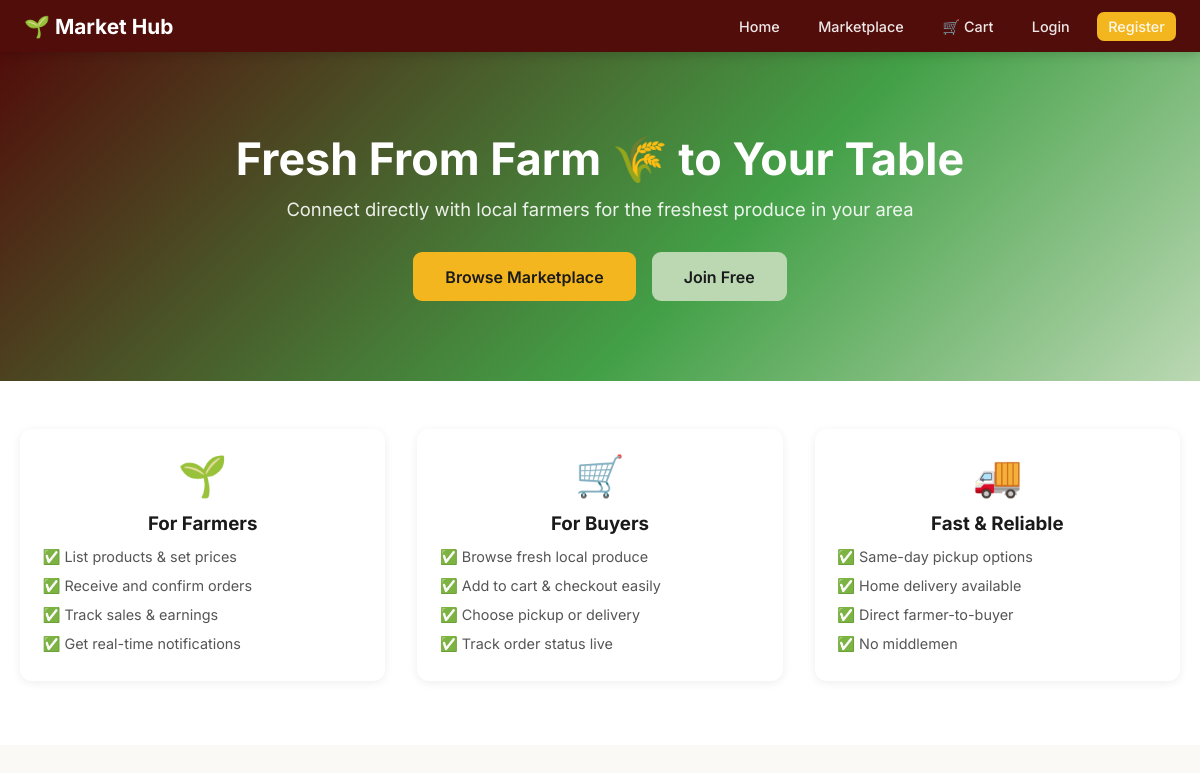
The app's page /, older data.
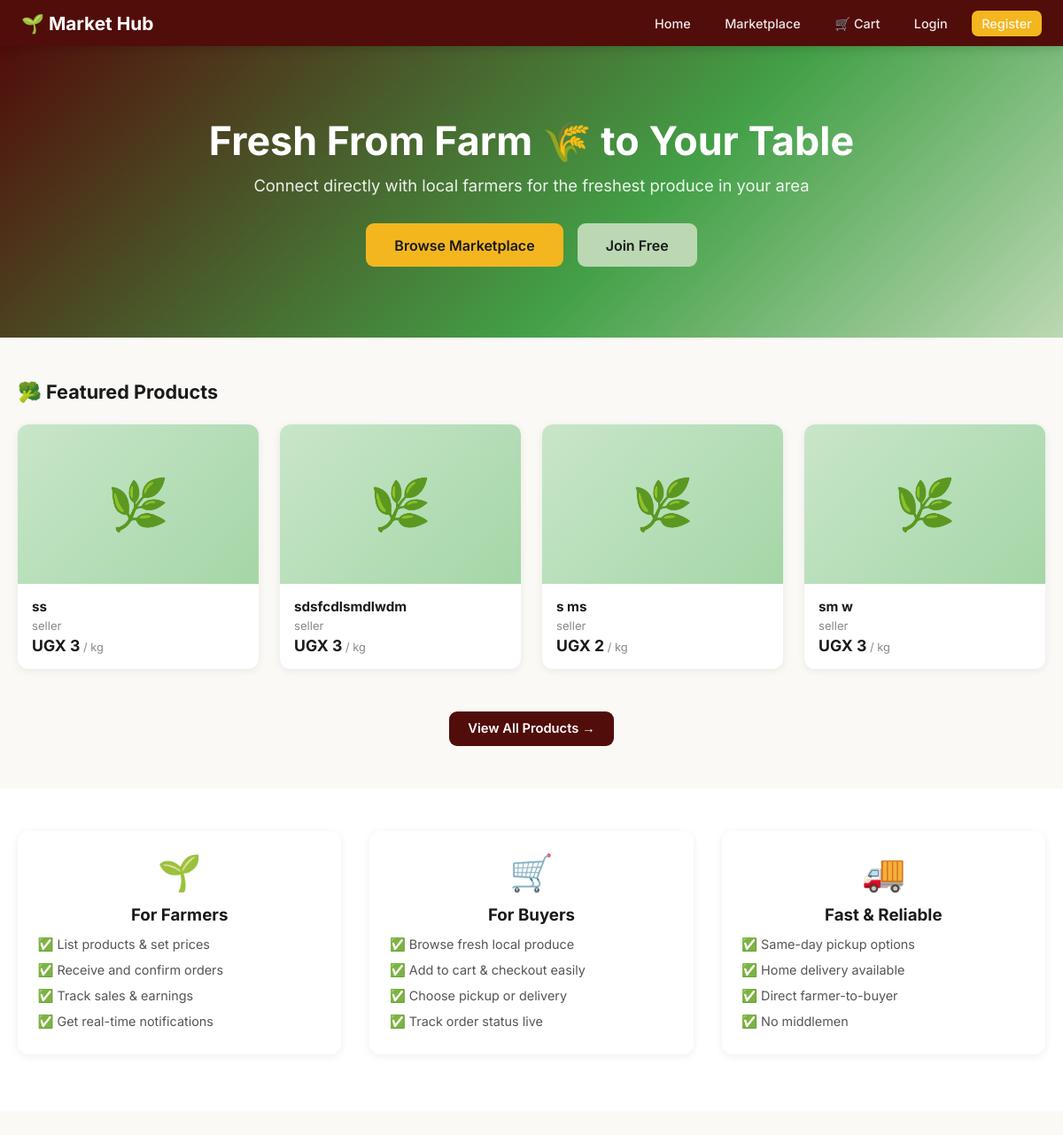
The same page, newer data.
### farmersmarket/models.py (models this page shows, shortened)
class Product(models.Model):
    CURRENCY_CHOICES = [
        ('UGX', 'UGX - Ugandan Shilling'),
        ('KES', 'KES - Kenyan Shilling'),
        ('TZS', 'TZS - Tanzanian Shilling'),
        ('USD', 'USD - US Dollar'),
        ('EUR', 'EUR - Euro'),
        ('GBP', 'GBP - British Pound'),
    ]
    UNIT_CHOICES = [
        ('kg', 'kg'), ('g', 'g (grams)'), ('bunch', 'Bunch'),
        ('piece', 'Piece'), ('litre', 'Litre'),
        ('crate', 'Crate'), ('bag', 'Bag'), ('dozen', 'Dozen'),
    ]
    CATEGORY_CHOICES = [
        ('vegetables', '🥬 Vegetables'),
        ('fruits', '🍎 Fruits'),
        ('grains', '🌾 Grains & Cereals'),
        ('dairy', '🥛 Dairy & Eggs'),
        ('herbs', '🌿 Herbs & Spices'),
        ('legumes', '🫘 Legumes & Pulses'),
        ('roots', '🥕 Roots & Tubers'),
        ('other', '📦 Other'),
    ]
    crop_name = models.CharField(max_length=100,validators=[
        RegexValidator(
            regex=r"^[A-Za-z\s'-]+$",
            message="Crop name can only contain letters, spaces, hyphens, and apostrophes."
        )
    ])
    category = models.CharField(max_length=20, choices=CATEGORY_CHOICES, default='other', blank=True)
    quantity_available = models.PositiveIntegerField()
    unit = models.CharField(max_length=20, choices=UNIT_CHOICES, default='kg')
    price = models.DecimalField(max_digits=10, decimal_places=2)
    currency = models.CharField(max_length=3, choices=CURRENCY_CHOICES, default='UGX')
    harvest_date = models.DateField(null=True, blank=True, help_text="When was this harvested?")
    farmer = models.ForeignKey(Farmer, on_delete=models.CASCADE, related_name='products')
    description = models.TextField(blank=True, null=True)
    image = models.ImageField(upload_to='product_images/', blank=True, null=True)
    is_available = models.BooleanField(default=True)
    created_at = models.DateTimeField(auto_now_add=True)
    updated_at = models.DateTimeField(auto_now=True)

class Farmer(models.Model):
    user = models.OneToOneField(User, on_delete=models.CASCADE, null=True, blank=True)
    name = models.CharField(max_length=100)
    contact = models.CharField(max_length=20)
    address = models.CharField(max_length=200)

### farmersmarket/views.py (the view)
# urls.py: path('', home, name='home'),
def home(request):
    products = Product.objects.filter(is_available=True).order_by('-created_at')[:4]
    return render(request, 'home.html', {'products': products})

### farmersmarket/context_processors.py (called while the page is built, shortened)
def theme_config(request):
    ctx = {'THEME_CONFIG': settings.THEME_CONFIG}
    cart = request.session.get('cart', {})
    ctx['cart_count'] = sum(cart.values()) if cart else 0
    ctx['unread_notif_count'] = 0
    ctx['latest_notifs'] = []
    return ctx

### farmersmarket/templates/home.html
{% extends 'base.html' %}
{% block content %}
<div class="hero">
  <h1>Fresh From Farm 🌾 to Your Table</h1>
  <p>Connect directly with local farmers for the freshest produce in your area</p>
  <div style="display:flex; gap:1rem; justify-content:center; flex-wrap:wrap;">
    <a href="{% url 'marketplace' %}" class="btn btn-accent" style="font-size:1rem; padding:.9rem 2rem;">Browse Marketplace</a>
    {% if not user.is_authenticated %}
      <a href="{% url 'register' %}" class="btn btn-secondary" style="font-size:1rem; padding:.9rem 2rem;">Join Free</a>
    {% endif %}
  </div>
</div>
{% if products %}
<div class="container" style="margin-top:3rem; margin-bottom:1rem;">
  <h2 style="color:var(--primary-color); margin-bottom:1.5rem; font-size:1.35rem;">🥦 Featured Products</h2>
  <div style="display:grid; grid-template-columns:repeat(auto-fill,minmax(240px,1fr)); gap:1.5rem; margin-bottom:2rem;">
    {% for product in products %}
      <div class="card" style="padding:0; overflow:hidden; transition:transform .25s,box-shadow .25s;"
           onmouseover="this.style.transform='translateY(-5px)'; this.style.boxShadow='0 12px 28px rgba(0,0,0,.12)'"
           onmouseout="this.style.transform=''; this.style.boxShadow=''">
        {% if product.image %}
          <img src="{{ product.image.url }}" alt="{{ product.crop_name }}"
               style="width:100%; height:180px; object-fit:cover;">
        {% else %}
          <div style="width:100%; height:180px; background:linear-gradient(135deg,#c8e6c9,#a5d6a7); display:flex; align-items:center; justify-content:center; font-size:3.5rem;">🌿</div>
        {% endif %}
        <div style="padding:1rem;">
          <h3 style="color:var(--primary-color); font-size:.95rem;">{{ product.crop_name }}</h3>
          <p style="color:#888; font-size:.82rem; margin:.25rem 0;">{{ product.farmer.name }}</p>
          <p style="font-weight:700; font-size:1.1rem;">UGX {{ product.price|floatformat:0 }}<span style="font-size:.8rem; color:#888; font-weight:400;"> / {{ product.get_unit_display }}</span></p>
        </div>
      </div>
    {% endfor %}
  </div>
  <div style="text-align:center; margin-bottom:3rem;">
    <a href="{% url 'marketplace' %}" class="btn btn-primary">View All Products →</a>
  </div>
</div>
{% endif %}
<div style="background:white; padding:3rem 0;">
  <div class="container">
    <div style="display:grid; grid-template-columns:repeat(auto-fit,minmax(260px,1fr)); gap:2rem;">
      <div class="card" style="text-align:center;">
        <div style="font-size:2.5rem; margin-bottom:.75rem;">🌱</div>
        <h3 style="color:var(--primary-color); margin-bottom:.5rem;">For Farmers</h3>
        <ul style="list-style:none; line-height:2; color:#555; font-size:.9rem; text-align:left;">
          <li>✅ List products & set prices</li>
          <li>✅ Receive and confirm orders</li>
          <li>✅ Track sales & earnings</li>
          <li>✅ Get real-time notifications</li>
        </ul>
      </div>
      <div class="card" style="text-align:center;">
        <div style="font-size:2.5rem; margin-bottom:.75rem;">🛒</div>
        <h3 style="color:var(--primary-color); margin-bottom:.5rem;">For Buyers</h3>
        <ul style="list-style:none; line-height:2; color:#555; font-size:.9rem; text-align:left;">
          <li>✅ Browse fresh local produce</li>
          <li>✅ Add to cart & checkout easily</li>
          <li>✅ Choose pickup or delivery</li>
          <li>✅ Track order status live</li>
        </ul>
      </div>
      <div class="card" style="text-align:center;">
        <div style="font-size:2.5rem; margin-bottom:.75rem;">🚚</div>
        <h3 style="color:var(--primary-color); margin-bottom:.5rem;">Fast & Reliable</h3>
        <ul style="list-style:none; line-height:2; color:#555; font-size:.9rem; text-align:left;">
          <li>✅ Same-day pickup options</li>
          <li>✅ Home delivery available</li>
          <li>✅ Direct farmer-to-buyer</li>
          <li>✅ No middlemen</li>
        </ul>
      </div>
    </div>
  </div>
</div>
{% endblock %}

### farmersmarket/templates/base.html (shortened to what this page needs)
<!DOCTYPE html>
<html lang="en">
<head>
</head>
<body>
  <nav class="top-nav">
    <a href="{% url 'home' %}" class="logo">🌱 Market Hub</a>
    <div style="display:flex; align-items:center; gap:1rem;">
      <ul class="nav-links">
        <li><a href="{% url 'home' %}">Home</a></li>
        <li><a href="{% url 'marketplace' %}">Marketplace</a></li>
        {% if user.is_authenticated %}
          <li><a href="{% url 'dashboard' %}">Dashboard</a></li>
          <li>
            <a href="{% url 'cart' %}" class="{% if cart_count %}badge-pill{% endif %}">
              🛒{% if cart_count %} {{ cart_count }}{% else %} Cart{% endif %}
            </a>
          </li>
          <li><a href="{% url 'logout' %}">Logout</a></li>
        {% else %}
          <li><a href="{% url 'cart' %}">🛒 Cart</a></li>
          <li><a href="{% url 'login' %}">Login</a></li>
          <li><a href="{% url 'register' %}" class="badge-pill">Register</a></li>
        {% endif %}
      </ul>
    </div>
  </nav>
  {% block content %}{% endblock %}
</body>
</html>

### farmersmarket/templates/base.html (style rules this page uses)
:root { --primary: #510d0a; --secondary: #bbd8b3; --accent: #f3b61f; --gold: #a29f15; --dark: #191102; --bg: #faf9f6; --radius: 12px; }
* { margin:0; padding:0; box-sizing:border-box; }
body { font-family:'Inter',sans-serif; background:var(--bg); color:#1a1a1a; padding-bottom:70px; }
a { color:inherit; }
.top-nav { background:var(--primary); padding:.85rem 1.5rem; display:flex; justify-content:space-between; align-items:center; position:sticky; top:0; z-index:200; box-shadow:0 2px 12px rgba(0,0,0,.18); }
.logo { color:#fff; font-size:1.3rem; font-weight:700; text-decoration:none; }
.nav-links { list-style:none; display:flex; gap:1rem; align-items:center; }
.nav-links a { color:rgba(255,255,255,.9); text-decoration:none; font-weight:500; font-size:.9rem; padding:.4rem .7rem; border-radius:7px; transition:background .2s; }
.badge-pill { background:var(--accent); color:#1a1a1a; padding:.35rem .85rem; border-radius:20px; font-weight:700; font-size:.85rem; }
.container { max-width:1200px; margin:0 auto; padding:0 1.25rem; }
.btn { display:inline-block; padding:.65rem 1.35rem; border-radius:9px; font-weight:600; cursor:pointer; transition:transform .2s,box-shadow .2s; font-size:.92rem; border:none; font-family:inherit; text-decoration:none; }
.btn-primary { background:var(--primary); color:#fff; }
.btn-secondary { background:var(--secondary); color:#1a1a1a; }
.btn-accent { background:var(--accent); color:#1a1a1a; }
.card { background:#fff; border-radius:var(--radius); padding:1.4rem; box-shadow:0 2px 10px rgba(0,0,0,.07); margin-bottom:1rem; }
.hero { background:linear-gradient(135deg,var(--primary) 0%,#43a047 60%,var(--secondary) 100%); color:#fff; padding:5rem 2rem; text-align:center; }
.hero h1 { font-size:2.8rem; font-weight:700; margin-bottom:.75rem; }
.hero p { font-size:1.15rem; opacity:.9; margin-bottom:2rem; }

Row changes from the older to the newer data that the page shows:
added Product: crop_name "ss", farmer.name "seller", price "3", unit "kg"
added Product: crop_name "sdsfcdlsmdlwdm", farmer.name "seller", price "3", unit "kg"
added Product: crop_name "s ms", farmer.name "seller", price "2", unit "kg"
added Product: crop_name "sm w", farmer.name "seller", price "3", unit "kg"
Text that changed along with them:
text now shown: "🥦 Featured Products View All Products →"
